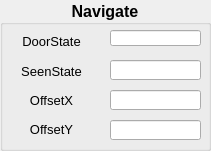
   <widget class="QGroupBox" name="groupBox_3">
    <property name="geometry">
     <rect>
      <x>650</x>
      <y>280</y>
      <width>211</width>
      <height>151</height>
     </rect>
    </property>
    <property name="font">
     <font>
      <pointsize>12</pointsize>
      <weight>75</weight>
      <bold>true</bold>
     </font>
    </property>
    <property name="title">
     <string>Navigate</string>
    </property>
    <property name="alignment">
     <set>Qt::AlignCenter</set>
    </property>
    <widget class="QLineEdit" name="lineEdit_seenstate">
     <property name="geometry">
      <rect>
       <x>110</x>
       <y>60</y>
       <width>91</width>
       <height>20</height>
      </rect>
     </property>
     <property name="font">
      <font>
       <pointsize>10</pointsize>
       <weight>50</weight>
       <bold>false</bold>
      </font>
     </property>
     <property name="alignment">
      <set>Qt::AlignCenter</set>
     </property>
    </widget>
    <widget class="QLineEdit" name="lineEdit_2">
     <property name="geometry">
      <rect>
       <x>110</x>
       <y>90</y>
       <width>91</width>
       <height>20</height>
      </rect>
     </property>
     <property name="font">
      <font>
       <pointsize>10</pointsize>
       <weight>50</weight>
       <bold>false</bold>
      </font>
     </property>
     <property name="alignment">
      <set>Qt::AlignCenter</set>
     </property>
    </widget>
    <widget class="QWidget" name="layoutWidget">
     <property name="geometry">
      <rect>
       <x>10</x>
       <y>30</y>
       <width>83</width>
       <height>111</height>
      </rect>
     </property>
     <layout class="QVBoxLayout" name="verticalLayout_4">
      <item>
       <widget class="QLabel" name="label_27">
        <property name="font">
         <font>
          <pointsize>10</pointsize>
          <weight>50</weight>
          <bold>false</bold>
         </font>
        </property>
        <property name="text">
         <string>DoorState</string>
        </property>
        <property name="alignment">
         <set>Qt::AlignCenter</set>
        </property>
       </widget>
      </item>
      <item>
       <widget class="QLabel" name="label_33">
        <property name="font">
         <font>
          <pointsize>10</pointsize>
          <weight>50</weight>
          <bold>false</bold>
         </font>
        </property>
        <property name="text">
         <string>SeenState</string>
        </property>
        <property name="alignment">
         <set>Qt::AlignCenter</set>
        </property>
       </widget>
      </item>
      <item>
       <widget class="QLabel" name="label_28">
        <property name="font">
         <font>
          <pointsize>10</pointsize>
          <weight>50</weight>
          <bold>false</bold>
         </font>
        </property>
        <property name="text">
         <string>OffsetX</string>
        </property>
        <property name="alignment">
         <set>Qt::AlignCenter</set>
        </property>
       </widget>
      </item>
      <item>
       <widget class="QLabel" name="label_29">
        <property name="font">
         <font>
          <pointsize>10</pointsize>
          <weight>50</weight>
          <bold>false</bold>
         </font>
        </property>
        <property name="text">
         <string>OffsetY</string>
        </property>
        <property name="alignment">
         <set>Qt::AlignCenter</set>
        </property>
       </widget>
      </item>
     </layout>
    </widget>
    <widget class="QLineEdit" name="lineEdit_3">
     <property name="geometry">
      <rect>
       <x>110</x>
       <y>120</y>
       <width>91</width>
       <height>20</height>
      </rect>
     </property>
     <property name="font">
      <font>
       <pointsize>10</pointsize>
       <weight>50</weight>
       <bold>false</bold>
      </font>
     </property>
     <property name="alignment">
      <set>Qt::AlignCenter</set>
     </property>
    </widget>
    <widget class="QLineEdit" name="lineEdit">
     <property name="geometry">
      <rect>
       <x>110</x>
       <y>30</y>
       <width>91</width>
       <height>16</height>
      </rect>
     </property>
     <property name="font">
      <font>
       <pointsize>10</pointsize>
       <weight>50</weight>
       <bold>false</bold>
      </font>
     </property>
     <property name="alignment">
      <set>Qt::AlignCenter</set>
     </property>
    </widget>
   </widget>
